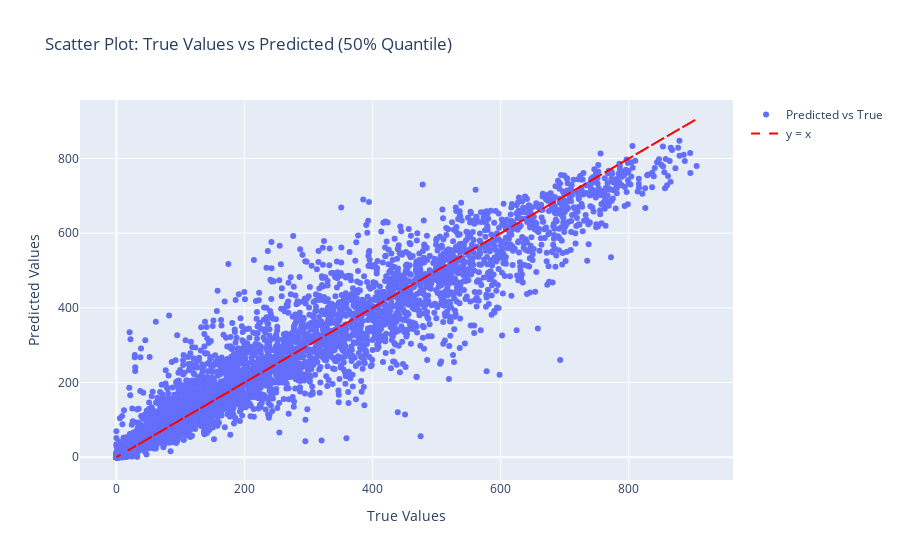

This figure's notebook cell:
### Code cell
mae = np.mean(np.abs(y_true - y_pred))
print(f"Mean Absolute Error (MAE): {mae:.4f}")

# Create scatter plot (y_true vs y_pred)
fig = go.Figure()

# Add scatter plot for true vs predicted values
fig.add_trace(go.Scatter(x=y_true, 
                         y=y_pred, 
                         mode='markers', 
                         name='Predicted vs True'))

# Add a line y = x for reference (perfect prediction line)
fig.add_trace(go.Scatter(x=y_true, 
                         y=y_true, 
                         mode='lines', 
                         name='y = x', 
                         line=dict(color='red', dash='dash')))

# Update layout
fig.update_layout(title='Scatter Plot: True Values vs Predicted (50% Quantile)',
                  xaxis_title='True Values',
                  yaxis_title='Predicted Values',
                  template='plotly')

# Show the plot
fig.show()

### Figure 1 — Plotly figure (JSON) as saved in the notebook; plotly's stock layout.template omitted (floating-point values rounded to 4 significant figures; data arrays with more than 128 entries replaced by an {"elided": "..."} marker saying what was removed)
{"data": [{"mode": "markers", "name": "Predicted vs True", "type": "scatter", "x": {"elided": "10007 float values"}, "y": {"elided": "10007 float values"}}, {"line": {"color": "red", "dash": "dash"}, "mode": "lines", "name": "y = x", "type": "scatter", "x": {"elided": "10007 float values"}, "y": {"elided": "10007 float values"}}], "layout": {"title": {"text": "Scatter Plot: True Values vs Predicted (50% Quantile)"}, "xaxis": {"title": {"text": "True Values"}}, "yaxis": {"title": {"text": "Predicted Values"}}}}
